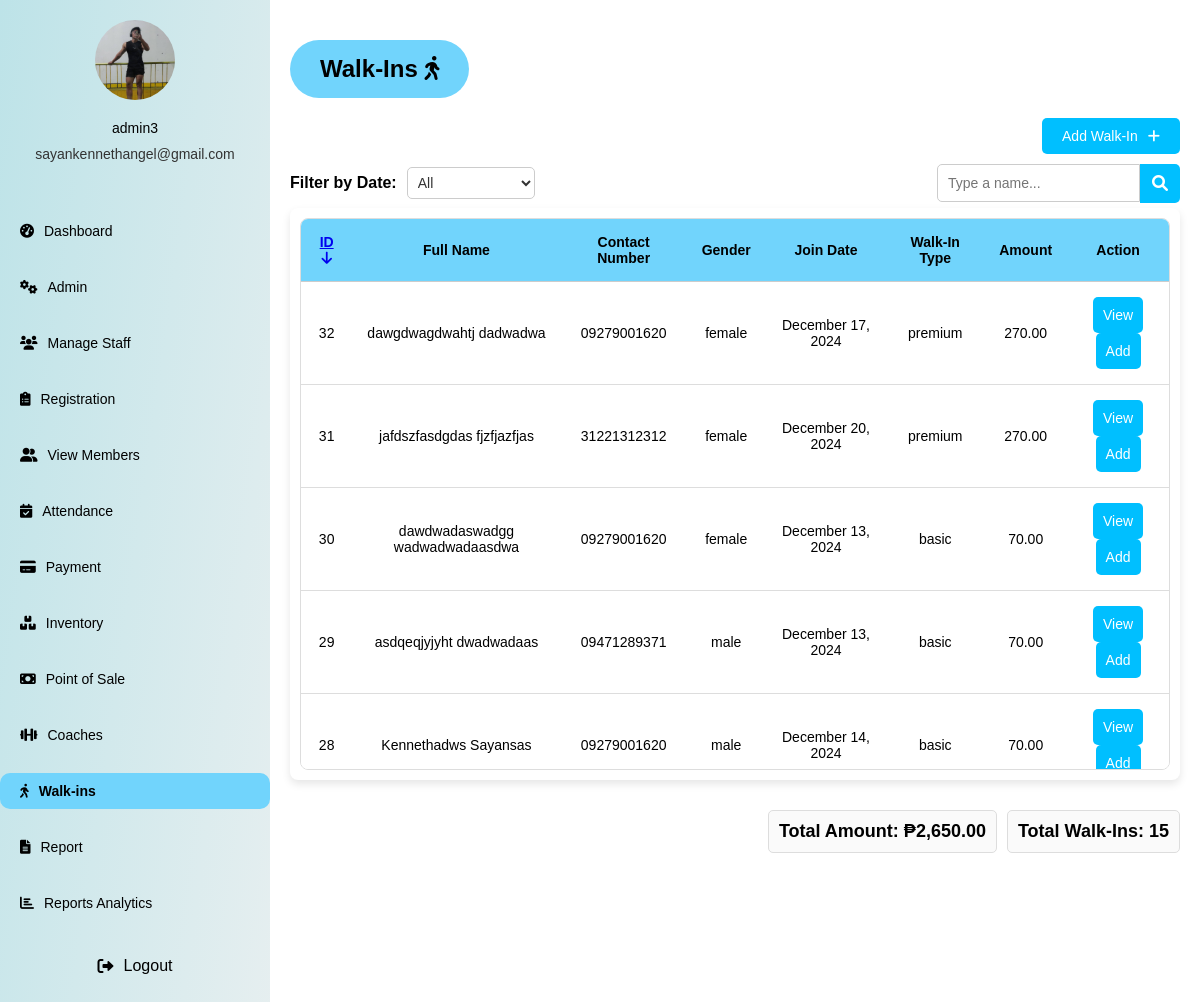
Page /screens/walkins.php (signed in) on the committed database.
### tables this page shows
CREATE TABLE `users` (
  `user_id` int(11) NOT NULL,
  `username` varchar(50) NOT NULL,
  `password` varchar(255) NOT NULL,
  `contact_no` varchar(15) DEFAULT NULL,
  `gender` enum('male','female','other') DEFAULT NULL,
  `email` varchar(100) DEFAULT NULL,
  `usertype` enum('admin','staff') NOT NULL,
  `created_at` timestamp NOT NULL DEFAULT current_timestamp(),
  `profile_picture` varchar(255) DEFAULT 'default-profile.png',
  `otp_code` int(11) DEFAULT NULL,
  `otp_expiration` datetime DEFAULT NULL
);

CREATE TABLE `walkins` (
  `id` int(11) NOT NULL,
  `name` varchar(100) NOT NULL,
  `lastname` varchar(100) NOT NULL,
  `contact_number` varchar(15) NOT NULL,
  `gender` enum('male','female','other') NOT NULL,
  `join_date` date NOT NULL,
  `walkin_type` enum('basic','premium') NOT NULL,
  `amount` decimal(10,2) NOT NULL,
  `created_at` timestamp NOT NULL DEFAULT current_timestamp()
);

### screens/walkins.php (the view, shortened to what this page needs)
<?php
require_once 'db_connection.php';
$usertype = $_SESSION["usertype"];
$username = $_SESSION["username"];
$userQuery = "SELECT profile_picture, email FROM users WHERE username = ?";
$stmt = $conn->prepare($userQuery);
$stmt->bind_param("s", $username);
$stmt->execute();
$userResult = $stmt->get_result();
$userData = $userResult->fetch_assoc();
$user_info = [
    'username' => $username,
    'profile_picture' => $userData['profile_picture'] ?? 'default-profile.png',
    'email' => $userData['email'] ?? 'No Email Provided'
];
$searchTerm = isset($_GET['search']) ? trim($_GET['search']) : '';
$isSearchValid = preg_match("/^[a-zA-Z\s]+$/", $searchTerm);
$allowedSortColumns = ['id', 'name', 'lastname', 'join_date', 'amount'];
$allowedSortOrders = ['asc', 'desc'];
$sortColumn = isset($_GET['sort_column']) && in_array($_GET['sort_column'], $allowedSortColumns) ? $_GET['sort_column'] : 'id';
$sortBy = isset($_GET['sort_by']) && in_array($_GET['sort_by'], $allowedSortOrders) ? $_GET['sort_by'] : 'desc';
$dateFilter = $_GET['date_filter'] ?? 'all';
$dateCondition = "";
$startDate = isset($_GET['start_date']) ? $_GET['start_date'] : '';
$endDate = isset($_GET['end_date']) ? $_GET['end_date'] : '';
if ($dateFilter == 'custom' && !empty($startDate) && !empty($endDate)) {
    $dateCondition = "AND join_date BETWEEN '$startDate' AND '$endDate'";
} else {
    switch ($dateFilter) {
        case 'all':
        default:
            $dateCondition = "";
            break;
    }
}
$searchWildcard = '%' . $searchTerm . '%';
$result = null;
if ($isSearchValid || $searchTerm == '') {
    $sql = "SELECT id, CONCAT(name, ' ', lastname) AS fullname, contact_number, join_date, walkin_type, amount, gender
    FROM walkins
    WHERE (name LIKE ? OR lastname LIKE ? OR CONCAT(name, ' ', lastname) LIKE ?)
    $dateCondition
    ORDER BY $sortColumn $sortBy";
    $stmt = $conn->prepare($sql);
    $stmt->bind_param("sss", $searchWildcard, $searchWildcard, $searchWildcard);
    $stmt->execute();
    $result = $stmt->get_result();
}
?>
<!DOCTYPE html>
<html lang="en">
<head>
    <link rel="stylesheet" href="https://cdnjs.cloudflare.com/ajax/libs/font-awesome/6.0.0-beta3/css/all.min.css">
    <link rel="stylesheet" href="/brew+flex/css/walkins.css">
</head>
<body>
<div class="container">
    <aside class="sidebar">
        <div class="admin-info">
            <img src="<?php echo htmlspecialchars($user_info['profile_picture'] ?? 'default-profile.png'); ?>" alt="Admin Avatar">
            <h3><?php echo htmlspecialchars($user_info['username']); ?></h3>
            <p><?php echo htmlspecialchars($user_info['email']); ?></p>
        </div>
        <nav class="menu">
                <ul>
                    <li ><a href="dashboard.php"><i class="fas fa-tachometer-alt"></i> Dashboard</a></li>
                    <?php if ($usertype === 'admin'): ?>
                        <li><a href="adminpage.php"><i class="fas fa-cogs"></i> Admin</a></li>
                        <li><a href="managestaff.php"><i class="fas fa-users"></i> Manage Staff</a></li>
                    <?php endif; ?>
                    <li><a href="registration.php"><i class="fas fa-clipboard-list"></i> Registration</a></li>
                    <li><a href="memberspage.php"><i class="fas fa-user-friends"></i> View Members</a></li>
                    <li ><a href="attendance.php"><i class="fas fa-calendar-check"></i> Attendance</a></li>
                    <li ><a href="payment.php"><i class="fas fa-credit-card"></i> Payment</a></li>
                    <li ><a href="inventory.php"><i class="fas fa-boxes"></i> Inventory</a></li>
                    <li ><a href="pos.php"><i class="fas fa-money-bill"></i> Point of Sale</a></li>
                    <li><a href="coaches.php"><i class="fas fa-dumbbell"></i> Coaches</a></li>
                    <li class="active"><a href="walkins.php"><i class="fas fa-walking"></i> Walk-ins</a></li>
                    <li><a href="reports.php"><i class="fas fa-file-alt"></i> Report</a></li>
                    <li><a href="analytics.php"><i class="fas fa-chart-bar"></i> Reports Analytics</a></li>
                </ul>
                <div class="logout">
    <a href="#" onclick="showLogoutModal(); return true;">
        <i class="fas fa-sign-out-alt"></i> Logout
    </a>
</div>
</aside>
        <div class="content-wrapper">
    <div class="main-content">
        <div class="header">
            <h2>Walk-Ins <i class="fas fa-walking"></i></h2>
        </div>
        <div class="action-buttons">
            <button class="add-btn" onclick="location.href='addwalkins.php'">Add Walk-In <i class="fas fa-plus"></i></button>
        </div>
        <div class="header-controls">
            <form method="GET" action="" class="filters">
                <div class="entity-controls">
                    <label for="date_filter">Filter by Date:</label>
                    <select name="date_filter" id="date_filter" onchange="this.form.submit()">
                        <option value="all" <?php echo ($dateFilter == 'all') ? 'selected' : ''; ?>>All</option>
                    </select>
                </div>
            </form>
            <div class="search-container">
                <input type="text" id="search-bar" placeholder="Type a name..." onkeyup="searchCustomer()">
                <button type="submit"><i class="fas fa-search"></i></button>
            </div>
        </div>
        </div>
        <div class="table-wrapper">
            <div class="table-container">
                <div class="scrollable-table-container">
                    <table>
                        <thead>
                            <tr>
                                <th>
                                    <a href="?sort_column=id&sort_by=<?php echo ($sortColumn == 'id' && $sortBy == 'desc') ? 'asc' : 'desc'; ?>">
                                        ID <?php if ($sortColumn == 'id'): ?>
                                            <?php echo $sortBy == 'asc' ? '<i class="fas fa-arrow-up"></i>' : '<i class="fas fa-arrow-down"></i>'; ?>
                                        <?php endif; ?>
                                    </a>
                                </th>
                                <th>Full Name</th>
                                <th>Contact Number</th>
                                <th>Gender</th>
                                <th>Join Date</th>
                                <th>Walk-In Type</th>
                                <th>Amount</th>
                                <th>Action</th>
                            </tr>
                        </thead>
                        <tbody>
                        <?php
                        $totalAmount = 0;
                        $totalWalkins = 0;
                        if ($result && $result->num_rows > 0):
                            while ($row = $result->fetch_assoc()):
                                $fullname = htmlspecialchars($row['fullname']);
                                $totalAmount += $row['amount'];
                                $totalWalkins++;
                        ?>
                            <tr>
                                <td><?php echo htmlspecialchars($row['id']); ?></td>
                                <td><?php echo $fullname; ?></td>
                                <td><?php echo htmlspecialchars($row['contact_number']); ?></td>
                                <td><?php echo htmlspecialchars($row['gender']); ?></td>
                                <td><?php echo htmlspecialchars(date("F j, Y", strtotime($row['join_date']))); ?></td>
                                <td><?php echo htmlspecialchars($row['walkin_type']); ?></td>
                                <td><?php echo htmlspecialchars($row['amount']); ?></td>
                                <td>
                                    <button onclick="viewWalkinHistory(<?php echo htmlspecialchars($row['id']); ?>)" class="view-btn">View</button>
                                    <button onclick="confirmAddWalkin(<?php echo htmlspecialchars($row['id']); ?>)" class="addt-btn"> Add</button>
                                </td>
                            </tr>
                        <?php endwhile; ?>
                        <?php endif; ?>
                        </tbody>
                    </table>
                </div>
            </div>
        </div>
        <div class="totals-summary">
    <div class="summary-item">Total Walk-Ins: <strong><?php echo $totalWalkins; ?></strong></div>
    <div class="summary-item">Total Amount: <strong>₱<?php echo number_format($totalAmount, 2); ?></strong></div>
</div>
    </div>
</div>
</body>
</html>

### rows in the picture
users: profile_picture (placeholder picture), profile_picture+email "admin3", email "sayankennethangel@gmail.com"
walkins: id "32", fullname "dawgdwagdwahtj dadwadwa", contact_number "09279001620", gender "female", join_date "December 17, 2024", walkin_type "premium", amount "270.00"
walkins: id "31", fullname "jafdszfasdgdas fjzfjazfjas", contact_number "31221312312", gender "female", join_date "December 20, 2024", walkin_type "premium", amount "270.00"
walkins: id "30", fullname "dawdwadaswadgg wadwadwadaasdwa", contact_number "09279001620", gender "female", join_date "December 13, 2024", walkin_type "basic", amount "70.00"
walkins: id "29", fullname "asdqeqjyjyht dwadwadaas", contact_number "09471289371", gender "male", join_date "December 13, 2024", walkin_type "basic", amount "70.00"
walkins: id "28", fullname "Kennethadws Sayansas", contact_number "09279001620", gender "male", join_date "December 14, 2024", walkin_type "basic", amount "70.00"

### other values in the picture
$totalWalkins "15"
$totalAmount "2,650.00"
